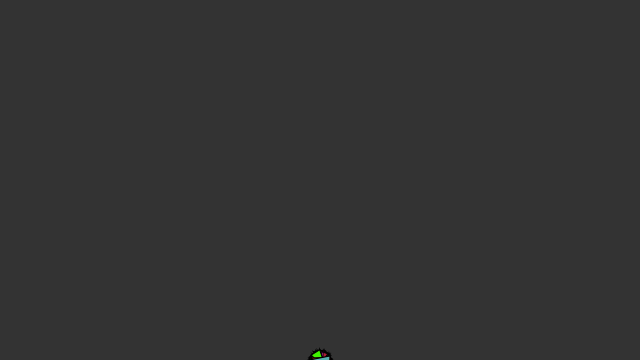
Frame 1 (no input)
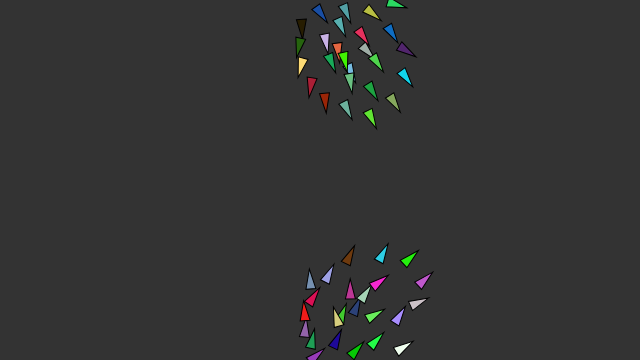
Frame 60 (no input)
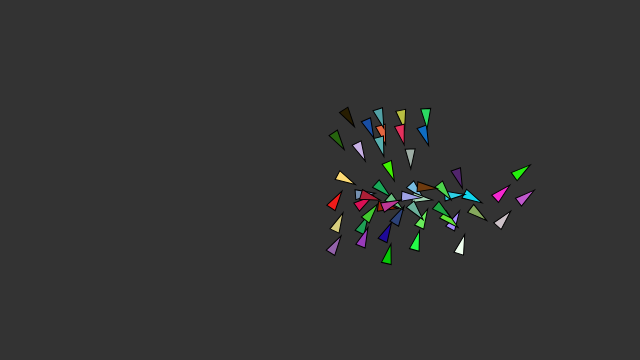
Frame 120 (the mouse pressed at the canvas centre since frame 60)

The p5.js sketch that drew these frames (run headless with seeded random() and noise() and a simulated clock; from frame 60 on, the mouse is pressed at the canvas centre):

// p5.js sketch
// ── sketch.js
let flock;

function setup() {
  createCanvas(640, 360);
  flock = new Flock();

  for(let i = 0; i < 50; i++){
    flock.addBoid(new Boid(width/2 + random(0.75), height + random(0.75)));
  }

  createDiv("Add boids by dragging the mouse on the canvas.")
    .style('font-family','Ubuntu, sans-serif')
    .style('color',color(51))
    .style('font-size', '18px');
}

function draw() {
  background(51);
  flock.run();
}

function mouseDragged(){
  flock.addBoid(new Boid(mouseX, mouseY));
}

// ── boid.js
function Boid(x, y){

  this.position = createVector(x, y);
  this.velocity = p5.Vector.random2D();
  this.acceleration = createVector(0, 0);
  this.r = 5.0;
  this.maxforce = 0.05;
  this.maxspeed = 3;
  this.col = color(floor(random(255)), floor(random(255)), floor(random(255)));

  this.run = function(boids){
    this.update();
    this.borders();
    this.render();
  }

  this.applyForce = function(force){
    this.acceleration.add(force);
  }

  this.flock = function(boids){
    this.applyForce(this.separate(boids).mult(1.5));
    this.applyForce(this.align(boids).mult(1.0));
    this.applyForce(this.cohesion(boids).mult(1.0));
  }

  this.update = function(){
    this.velocity.add(this.acceleration).limit(this.maxspeed);
    this.position.add(this.velocity);
    this.acceleration.mult(0);
  }

  this.render = function(){
    fill(this.col);
    stroke(0);
    push();
    translate(this.position.x, this.position.y);
    rotate(this.velocity.heading() + radians(90));
    beginShape(TRIANGLES);
    vertex(0, -this.r*2);
    vertex(-this.r, this.r*2);
    vertex(this.r, this.r*2);
    endShape();
    pop();
  }

  this.borders = function(){
    if(this.position.x < -this.r) { this.position.x = width + this.r; }
    if(this.position.y < -this.r) { this.position.y = height + this.r; }
    if(this.position.x > width + this.r) { this.position.x = -this.r; }
    if(this.position.y > height + this.r) { this.position.y = -this.r; }
  }

  this.seek = function(target){
    return p5.Vector.sub(
      p5.Vector.sub(target, this.position).normalize().mult(this.maxspeed), //desired
      this.velocity
    ).limit(this.maxforce);
  }

  this.separate = function(boids){
    let desiredseparation = 25.0;
    let steer = createVector(0, 0, 0);
    let count = 0;

    for(let i = 0; i < boids.length; i++){
      let d = p5.Vector.dist(this.position, boids[i].position);
      if(d > 0 && d < desiredseparation){
        steer.add(p5.Vector.sub(this.position, boids[i].position).normalize().div(d));
        count++;
      }
    }

    if(count > 0){
      steer.div(count);
    }

    if(steer.mag() > 0){
      steer.normalize().mult(this.maxspeed).sub(this.velocity).limit(this.maxforce);
    }

    return steer;
  }

  this.align = function(boids){
    let neighbordist = 50;
    let sum = createVector(0, 0);
    let count = 0;

    for(let i = 0; i < boids.length; i++){
      d = p5.Vector.dist(this.position, boids[i].position);
      if(d > 0 && d < neighbordist){
        sum.add(boids[i].velocity);
        count++;
      }
    }

    if(count > 0){
      return p5.Vector.sub(sum.div(count).normalize().mult(this.maxspeed), this.velocity).limit(this.maxforce);
    }

    return createVector(0, 0);
  }

  this.cohesion = function(boids){
    let neighbordist = 50;
    let sum = createVector(0, 0);
    let count = 0;

    for(let i = 0; i < boids.length; i++){
      let d = p5.Vector.dist(this.position, boids[i].position);
      if(d > 0 && d < neighbordist){
        sum.add(boids[i].position);
        count++;
      }
    }

    if(count > 0){
      return this.seek(sum.div(count));
    }

    return createVector(0, 0);
  }
}

// ── flock.js
function Flock(){

  this.boids = [];

  this.run = function(){

    for(let i = 0; i < this.boids.length; i++){
      this.boids[i].flock(this.boids);
    }

    for(let i = 0; i < this.boids.length; i++){
      this.boids[i].run(this.boids);
    }
  }

  this.addBoid = function(b){
    this.boids.push(b);
  }
}
